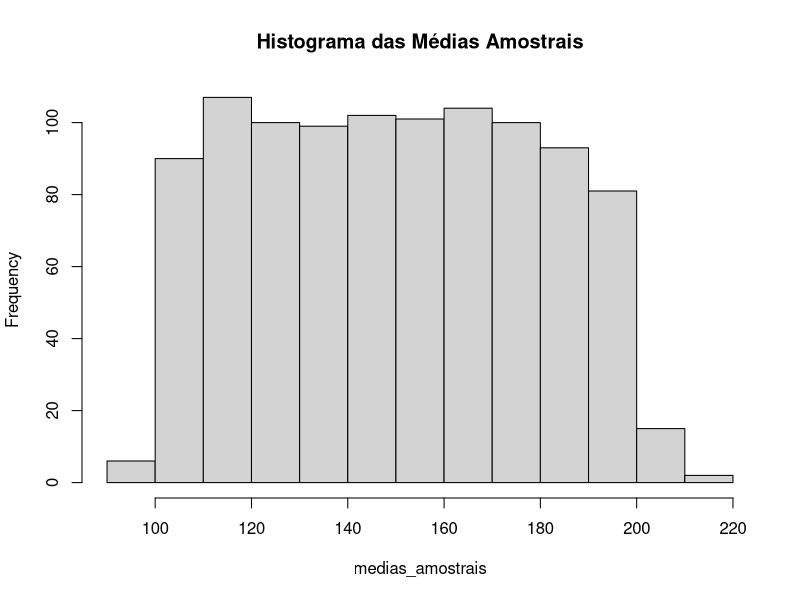
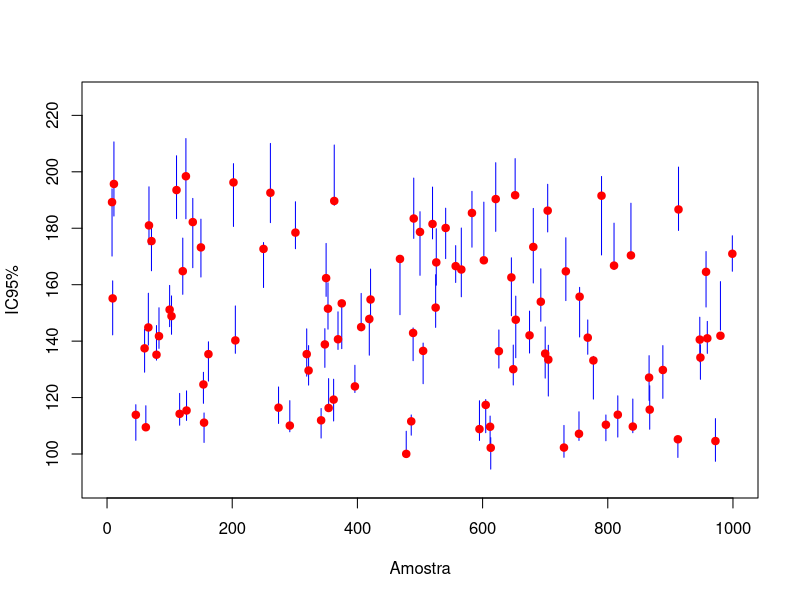

Reproduce these figures in R, in order.
## ---- chunk 1


n_amostras <- 1000  
tamanho_amostra <- 15  
cv <- 0.1  


set.seed(123)  
media <- runif(n_amostras,min = 100, max = 200)
desvio_padrao <- cv * media

mean(media)
medias_amostrais <- numeric(n_amostras)
desvios_amostrais <- numeric(n_amostras)
ics <- matrix(nrow = n_amostras, ncol = 2)


for (i in 1:n_amostras) {
  amostra <- rnorm(tamanho_amostra, mean = media[i], sd = desvio_padrao[i])
  medias_amostrais[i] <- mean(amostra)
  desvios_amostrais[i] <- sd(amostra)
  ics[i, ] <- t.test(amostra)$conf.int
}
## ---- chunk 2

cat("Estatísticas das médias amostrais:\n")
cat("Média:", mean(medias_amostrais), "\n")
cat("Mediana:", median(medias_amostrais), "\n")
cat("Desvio Padrão:", sd(medias_amostrais), "\n")



hist(medias_amostrais, breaks = "FD", main = "Histograma das Médias Amostrais")
## ---- chunk 3

ic_contem_media <- 0  
ic_aleatorios <- sample(1:n_amostras, 100)  

for (i in ic_aleatorios) {
  if (ics[i, 1] <= media[i] && ics[i, 2] >= media[i]) {
    ic_contem_media <- ic_contem_media + 1
  }
}



# Gráfico dos ICs aleatórios
plot(1, type = "n", xlim = c(0, n_amostras), ylim = range(ics), xlab = "Amostra", ylab = "IC95%")
for (i in ic_aleatorios) {
  lines(c(i, i), ics[i, ], col = "blue")
}
points(ic_aleatorios, media[ic_aleatorios], pch = 19, col = "red")



